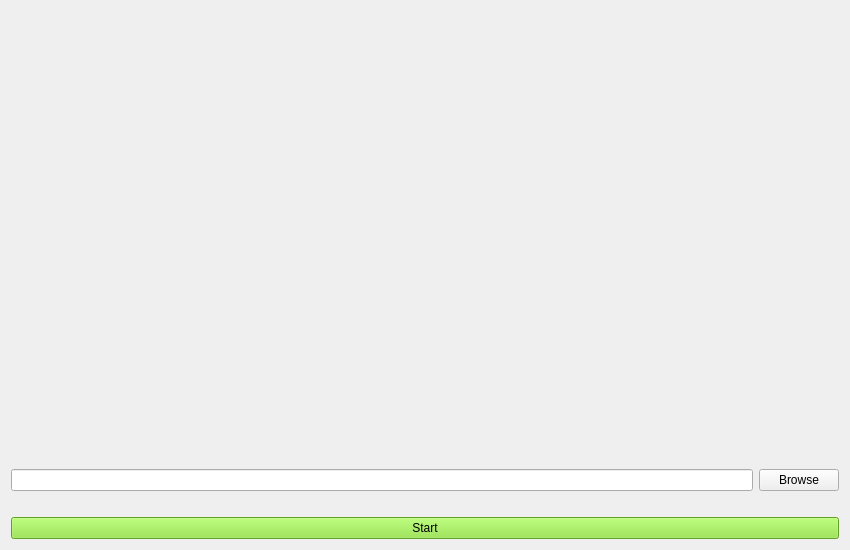
<?xml version="1.0" encoding="UTF-8"?>
<ui version="4.0">
 <class>FruitsDetection</class>
 <widget class="QWidget" name="FruitsDetection">
  <property name="geometry">
   <rect>
    <x>0</x>
    <y>0</y>
    <width>850</width>
    <height>550</height>
   </rect>
  </property>
  <property name="sizePolicy">
   <sizepolicy hsizetype="Fixed" vsizetype="Fixed">
    <horstretch>0</horstretch>
    <verstretch>0</verstretch>
   </sizepolicy>
  </property>
  <property name="minimumSize">
   <size>
    <width>850</width>
    <height>550</height>
   </size>
  </property>
  <property name="maximumSize">
   <size>
    <width>850</width>
    <height>550</height>
   </size>
  </property>
  <property name="windowTitle">
   <string>FruitsDetection</string>
  </property>
  <layout class="QGridLayout" name="gridLayout_4">
   <item row="0" column="0">
    <widget class="QLabel" name="lbl_out">
     <property name="sizePolicy">
      <sizepolicy hsizetype="Preferred" vsizetype="MinimumExpanding">
       <horstretch>0</horstretch>
       <verstretch>0</verstretch>
      </sizepolicy>
     </property>
     <property name="text">
      <string/>
     </property>
    </widget>
   </item>
   <item row="1" column="0">
    <layout class="QHBoxLayout">
     <property name="sizeConstraint">
      <enum>QLayout::SetMinAndMaxSize</enum>
     </property>
     <property name="bottomMargin">
      <number>20</number>
     </property>
     <item>
      <widget class="QLineEdit" name="txt_address">
       <property name="sizePolicy">
        <sizepolicy hsizetype="Expanding" vsizetype="Maximum">
         <horstretch>0</horstretch>
         <verstretch>0</verstretch>
        </sizepolicy>
       </property>
      </widget>
     </item>
     <item>
      <widget class="QPushButton" name="btn_browse">
       <property name="sizePolicy">
        <sizepolicy hsizetype="Minimum" vsizetype="Maximum">
         <horstretch>0</horstretch>
         <verstretch>0</verstretch>
        </sizepolicy>
       </property>
       <property name="text">
        <string>Browse</string>
       </property>
      </widget>
     </item>
    </layout>
   </item>
   <item row="2" column="0">
    <widget class="QPushButton" name="btn_start">
     <property name="styleSheet">
      <string notr="true">background-color: rgb(138, 226, 52);</string>
     </property>
     <property name="text">
      <string>Start</string>
     </property>
    </widget>
   </item>
  </layout>
 </widget>
 <resources/>
 <connections/>
</ui>
